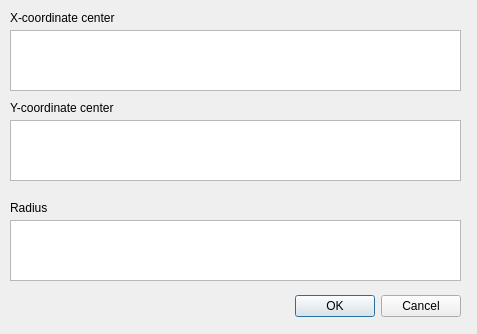
<?xml version="1.0" encoding="UTF-8"?>
<ui version="4.0">
 <class>GoToDialog</class>
 <widget class="QDialog" name="GoToDialog">
  <property name="geometry">
   <rect>
    <x>0</x>
    <y>0</y>
    <width>477</width>
    <height>334</height>
   </rect>
  </property>
  <property name="windowTitle">
   <string>Go to</string>
  </property>
  <widget class="QDialogButtonBox" name="buttonBox">
   <property name="geometry">
    <rect>
     <x>120</x>
     <y>290</y>
     <width>341</width>
     <height>32</height>
    </rect>
   </property>
   <property name="orientation">
    <enum>Qt::Orientation::Horizontal</enum>
   </property>
   <property name="standardButtons">
    <set>QDialogButtonBox::StandardButton::Cancel|QDialogButtonBox::StandardButton::Ok</set>
   </property>
  </widget>
  <widget class="QPlainTextEdit" name="xCoord">
   <property name="geometry">
    <rect>
     <x>10</x>
     <y>30</y>
     <width>451</width>
     <height>61</height>
    </rect>
   </property>
   <property name="inputMethodHints">
    <set>Qt::InputMethodHint::ImhDigitsOnly</set>
   </property>
  </widget>
  <widget class="QPlainTextEdit" name="yCoord">
   <property name="geometry">
    <rect>
     <x>10</x>
     <y>120</y>
     <width>451</width>
     <height>61</height>
    </rect>
   </property>
   <property name="inputMethodHints">
    <set>Qt::InputMethodHint::ImhDigitsOnly</set>
   </property>
  </widget>
  <widget class="QPlainTextEdit" name="sizeCoord">
   <property name="geometry">
    <rect>
     <x>10</x>
     <y>220</y>
     <width>451</width>
     <height>61</height>
    </rect>
   </property>
   <property name="inputMethodHints">
    <set>Qt::InputMethodHint::ImhDigitsOnly</set>
   </property>
  </widget>
  <widget class="QLabel" name="label">
   <property name="geometry">
    <rect>
     <x>10</x>
     <y>10</y>
     <width>321</width>
     <height>16</height>
    </rect>
   </property>
   <property name="text">
    <string>X-coordinate center</string>
   </property>
  </widget>
  <widget class="QLabel" name="label_2">
   <property name="geometry">
    <rect>
     <x>10</x>
     <y>100</y>
     <width>271</width>
     <height>16</height>
    </rect>
   </property>
   <property name="text">
    <string>Y-coordinate center</string>
   </property>
  </widget>
  <widget class="QLabel" name="label_3">
   <property name="geometry">
    <rect>
     <x>10</x>
     <y>200</y>
     <width>58</width>
     <height>16</height>
    </rect>
   </property>
   <property name="text">
    <string>Radius</string>
   </property>
  </widget>
 </widget>
 <resources/>
 <connections>
  <connection>
   <sender>buttonBox</sender>
   <signal>accepted()</signal>
   <receiver>GoToDialog</receiver>
   <slot>accept()</slot>
   <hints>
    <hint type="sourcelabel">
     <x>248</x>
     <y>254</y>
    </hint>
    <hint type="destinationlabel">
     <x>157</x>
     <y>274</y>
    </hint>
   </hints>
  </connection>
  <connection>
   <sender>buttonBox</sender>
   <signal>rejected()</signal>
   <receiver>GoToDialog</receiver>
   <slot>reject()</slot>
   <hints>
    <hint type="sourcelabel">
     <x>316</x>
     <y>260</y>
    </hint>
    <hint type="destinationlabel">
     <x>286</x>
     <y>274</y>
    </hint>
   </hints>
  </connection>
 </connections>
</ui>
